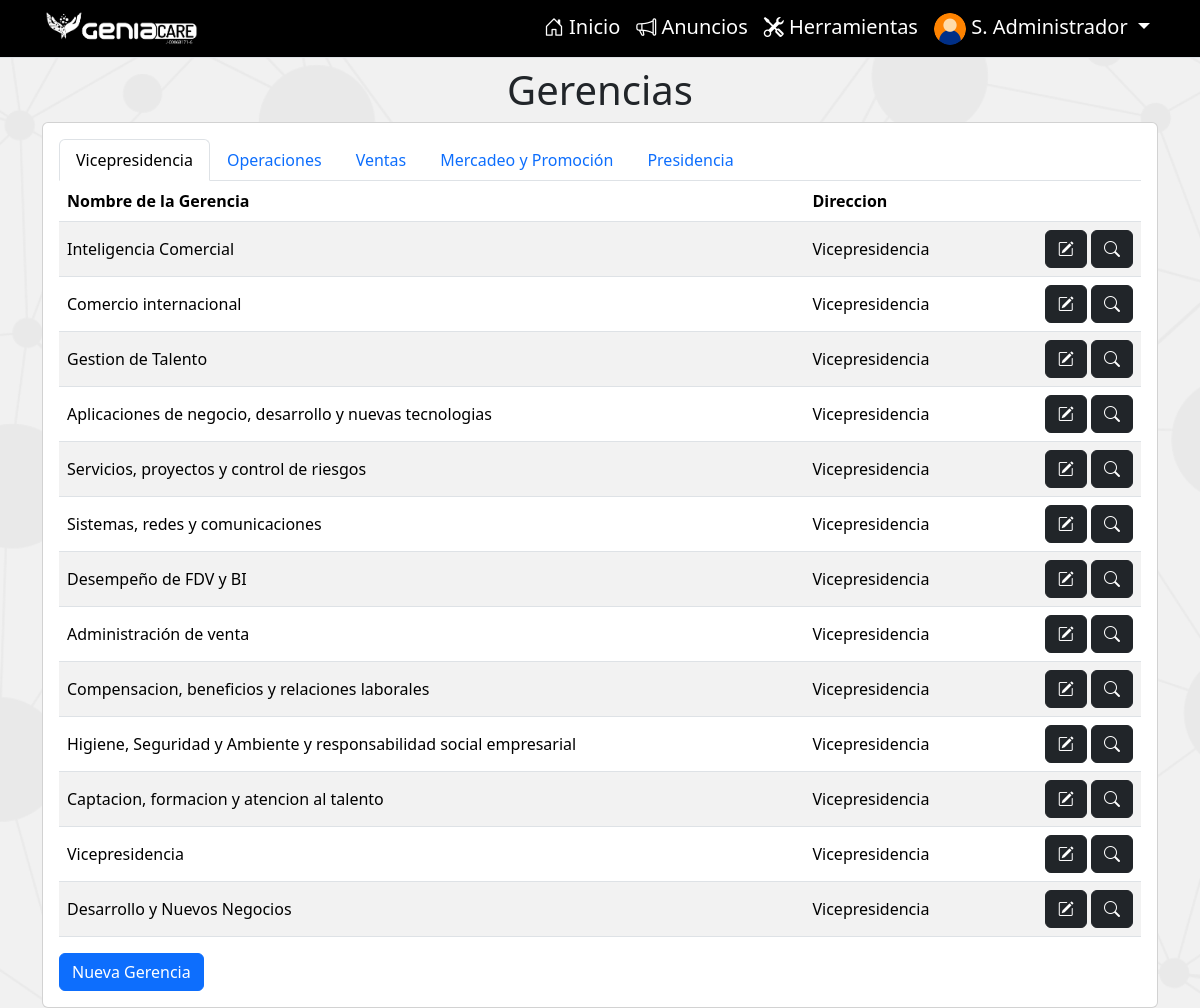
Screenshot of /gerencias/ (signed in) with the database file from the repository.
### performanceGC/models.py (models this page shows, shortened)
class Empleado(models.Model):
    imagen = models.ImageField(upload_to='images/', null=True, blank=True)
    nombre = models.TextField(max_length=200)
    apellido = models.TextField(max_length=200)
    cedula = models.IntegerField(default=0, unique=True)
    ficha = models.IntegerField(default=0, unique=True)
    ceco = models.CharField(max_length=15)
    fechaIngreso = models.DateField('Fecha de Ingreso', null=True, blank=True)
    fechaEgreso = models.DateField(null=True, blank=True)
    fechaNacimiento = models.DateField(null=True, blank=True)
    cargo = models.ForeignKey(Cargo, on_delete=models.CASCADE)
    usuario = models.OneToOneField(
        User, on_delete=models.CASCADE, null=True, blank=True)
    es_evaluado = models.BooleanField(default=True)
    history = HistoricalRecords()
    class Meta:
        ordering = ['ficha']
        verbose_name = 'Empleado'
        verbose_name_plural = 'Empleados'
    def __str__(self):
        return self.nombre + ' ' + self.apellido
    def get_short_name(self):
        return f'{self.nombre[0]}. {self.apellido.split()[0]}'.title()

class Direccion(models.Model):
    nombre = models.CharField(max_length=200, unique=True)
    debajo = models.ForeignKey(
        'self', on_delete=models.CASCADE, null=True, blank=True)
    history = HistoricalRecords()
    class Meta:
        ordering = ['id']
        verbose_name = 'Dirección'
        verbose_name_plural = 'Direcciones'
    def __str__(self):
        return self.nombre
    def gerencias(self):
        return self.gerencia_set.all()

class Gerencia(models.Model):
    nombreText = models.CharField(max_length=200)
    direccion = models.ForeignKey(
        Direccion, on_delete=models.SET_NULL, null=True)
    departamento = models.ForeignKey(
        Departamento, on_delete=models.SET_NULL, null=True)
    debajo = models.ForeignKey(
        'self', on_delete=models.CASCADE, null=True, blank=True)
    history = HistoricalRecords()
    class Meta:
        ordering = ['id']
        verbose_name = 'Gerencia'
        verbose_name_plural = 'Gerencias'

### performanceGC/views.py (the view)
# urls.py: path('gerencias/', views.seeGerencias, name='seeGerencias'),
@staff_member_required(login_url='signin')
def seeGerencias(request):
    direcciones = Direccion.objects.all()
    return render(request, 'seeGerencias.html', {
        'direcciones': direcciones,
    })

### performanceGC/models.py (called while the page is built)
    def __str__(self):
        return self.nombreText

### performanceGC/templatetags/custom_tags.py (called while the page is built)
@register.filter
def get_file_url(file_field):
    try:
        return file_field.url
    except ValueError:
        return None

### performanceGC/templates/seeGerencias.html
{% extends 'main.html' %}
{% load static %}
{% load custom_tags %}
{% load widget_tweaks %}
{% block content %}
<div class="container mt-2">
    <div class="row">
        <div class="col-12">
            <h1 class="text-center">Gerencias</h1>
        </div>
    </div>
    <div class="card card-body">
        <ul class="nav nav-tabs" id="myTab" role="tablist">
            {% for direccion in direcciones %}
            <li class="nav-item" role="presentation">
                <button class="nav-link {% if forloop.first %}active{% endif %}" id="tab-{{direccion.id}}-tab"
                    data-bs-toggle="tab" data-bs-target="#tab-{{direccion.id}}" type="button" role="tab"
                    aria-controls="tab-{{direccion.id}}"
                    aria-selected="{% if forloop.first %}true{% else %}false{% endif %}">
                    {{direccion}}
                </button>
            </li>
            {% endfor %}
        </ul>
        <div class="tab-content" id="myTabContent">
            {% for direccion in direcciones %}
            <div class="tab-pane fade {% if forloop.first %}show active{% endif %}" id="tab-{{direccion.id}}"
                role="tabpanel" aria-labelledby="tab-{{direccion.id}}-tab">
                <table class="table table-hover table-striped datatable align-middle w-100">
                    <thead>
                        <tr>
                            <th scope="col">Nombre de la Gerencia</th>
                            <th scope="col">Direccion</th>
                            <th scope="col"></th>
                        </tr>
                    </thead>
                    <tbody>
                        {% for gerencia in direccion.gerencias %}
                        <tr>
                            <td>{{gerencia.nombreText}}</td>
                            <td>{{gerencia.direccion}}</td>
                            <td class="text-end">
                                <a href="{% url 'editGerencia' gerencia.id %}" class="btn btn-dark">
                                    <i class="bi bi-pencil-square"></i>
                                </a>
                                <a href="{% url 'gerenciadetails' gerencia.id %}" class="btn btn-dark">
                                    <i class="bi bi-search"></i>
                                </a>
                            </td>
                        </tr>
                        {% endfor %}
                    </tbody>
                </table>
                <a href="{% url 'addGerencia' %}" class="btn btn-primary">Nueva
                    Gerencia</a>
            </div>
            {% endfor %}
        </div>
        {% endblock %}

### performanceGC/templates/partials/navbar.html (shortened to what this page needs)
{% load static %}
{% load custom_tags %}
<nav class="navbar navbar-expand-lg bg-black border-bottom border-bottom-dark py-1 sticky-md-top" >
  <div class="container">
    <a class="navbar-brand  py-0" href="{% url 'index' %}">
      <img src="{% static 'logo.png' %}" alt="GeniaCare" height="40" class="logo">
    </a>
    {% if user.is_authenticated %}
    <div class="collapse navbar-collapse" id="navbarSupportedContent">
      <ul class="navbar-nav ms-auto mb-2 mb-lg-0">
        <li class="nav-item-gc">
          <a class="nav-link text-white fs-5 bi bi-house-door" aria-current="page" href="{% url 'index' %}"> Inicio</a>
        </li>
        <li class="nav-item-gc">
          <a class="nav-link text-white fs-5 bi bi-megaphone" aria-current="page" href="{% url 'announcements' %}"> Anuncios</a>
        </li>
        {% if user.is_staff %}
        <li class="nav-item-gc">
          <button class="nav-link text-white fs-5 bi bi-tools" data-bs-toggle="offcanvas" href="#offcanvasTools" role="button"
            aria-controls="offcanvasTools"> Herramientas</button>
        </li>
        {% endif %}
        <li class="nav-item-g c dropdown ">
          <a class="nav-link dropdown-toggle text-white fs-5" href="" role="button" data-bs-toggle="dropdown"
            aria-expanded="false">
            {% with 'default-avatar.png' as default_avatar_name %}
                  {% static default_avatar_name as default_avatar_url %}
            <img src="{{ user.empleado.imagen|get_file_url|default:default_avatar_url }}"
                           alt="Sin imagen"
                           onerror="this.onerror=null;this.src='{{ default_avatar_url }}';"
                           class="rounded-circle"
                           style="width: 32px; height: 32px; image-rendering: auto; object-fit: cover;">
            {% endwith %}
            {{user.empleado.get_short_name}}
          </a>
        </li>
      </ul>
    </div>
    {% endif %}
  </div>
</nav>

### rows the page displays
Direccion: nombre "Vicepresidencia"
Direccion: nombre "Operaciones"
Direccion: nombre "Ventas"
Direccion: nombre "Mercadeo y Promoción"
Direccion: nombre "Presidencia"
Gerencia: nombreText "Inteligencia Comercial", direccion "Vicepresidencia"
Gerencia: nombreText "Comercio internacional", direccion "Vicepresidencia"
Gerencia: nombreText "Gestion de Talento", direccion "Vicepresidencia"
Gerencia: nombreText "Aplicaciones de negocio, desarrollo y nuevas tecnologias", direccion "Vicepresidencia"
Gerencia: nombreText "Servicios, proyectos y control de riesgos", direccion "Vicepresidencia"
Gerencia: nombreText "Sistemas, redes y comunicaciones", direccion "Vicepresidencia"
Gerencia: nombreText "Desempeño de FDV y BI", direccion "Vicepresidencia"
Gerencia: nombreText "Administración de venta", direccion "Vicepresidencia"
Gerencia: nombreText "Compensacion, beneficios y relaciones laborales", direccion "Vicepresidencia"
Gerencia: nombreText "Higiene, Seguridad y Ambiente y responsabilidad social empresarial", direccion "Vicepresidencia"
Gerencia: nombreText "Captacion, formacion y atencion al talento", direccion "Vicepresidencia"
Gerencia: nombreText "Vicepresidencia", direccion "Vicepresidencia"
Gerencia: nombreText "Desarrollo y Nuevos Negocios", direccion "Vicepresidencia"

### other values shown
{{ user.empleado.get_short_name }} "S. Administrador"
